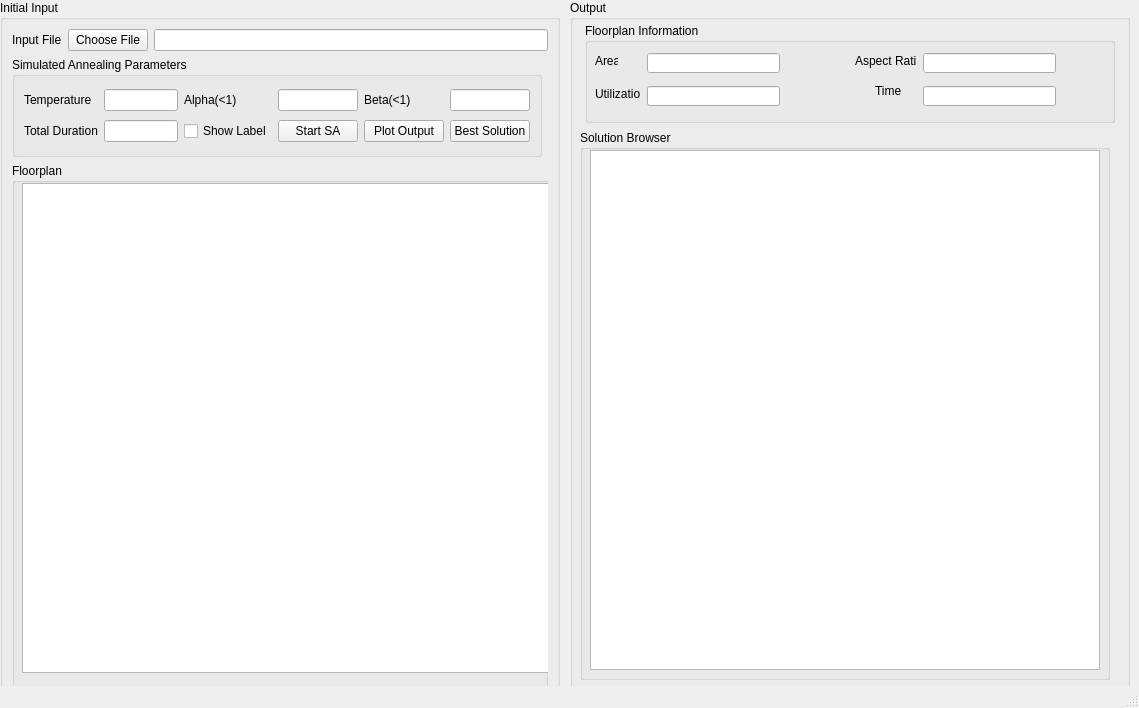
<?xml version="1.0" encoding="UTF-8"?>
<ui version="4.0">
 <class>MainWindow</class>
 <widget class="QMainWindow" name="MainWindow">
  <property name="geometry">
   <rect>
    <x>0</x>
    <y>0</y>
    <width>1139</width>
    <height>708</height>
   </rect>
  </property>
  <property name="windowTitle">
   <string>MainWindow</string>
  </property>
  <widget class="QWidget" name="centralwidget">
   <widget class="QGroupBox" name="grp_out">
    <property name="geometry">
     <rect>
      <x>570</x>
      <y>0</y>
      <width>560</width>
      <height>980</height>
     </rect>
    </property>
    <property name="minimumSize">
     <size>
      <width>560</width>
      <height>980</height>
     </size>
    </property>
    <property name="maximumSize">
     <size>
      <width>560</width>
      <height>980</height>
     </size>
    </property>
    <property name="title">
     <string>Output</string>
    </property>
    <widget class="QLabel" name="lbl_fp_info">
     <property name="geometry">
      <rect>
       <x>15</x>
       <y>553</y>
       <width>530</width>
       <height>417</height>
      </rect>
     </property>
     <property name="text">
      <string/>
     </property>
    </widget>
    <widget class="QGroupBox" name="grp_box_FP_info">
     <property name="geometry">
      <rect>
       <x>15</x>
       <y>23</y>
       <width>530</width>
       <height>100</height>
      </rect>
     </property>
     <property name="minimumSize">
      <size>
       <width>530</width>
       <height>100</height>
      </size>
     </property>
     <property name="maximumSize">
      <size>
       <width>530</width>
       <height>100</height>
      </size>
     </property>
     <property name="title">
      <string>Floorplan Information</string>
     </property>
     <widget class="QLabel" name="lbl_utilize">
      <property name="geometry">
       <rect>
        <x>10</x>
        <y>63</y>
        <width>46</width>
        <height>16</height>
       </rect>
      </property>
      <property name="text">
       <string>Utilization</string>
      </property>
     </widget>
     <widget class="QLineEdit" name="lin_ar_rtio">
      <property name="geometry">
       <rect>
        <x>338</x>
        <y>30</y>
        <width>133</width>
        <height>20</height>
       </rect>
      </property>
     </widget>
     <widget class="QLineEdit" name="lin_area">
      <property name="geometry">
       <rect>
        <x>62</x>
        <y>30</y>
        <width>133</width>
        <height>20</height>
       </rect>
      </property>
     </widget>
     <widget class="QLabel" name="lbl_time">
      <property name="geometry">
       <rect>
        <x>290</x>
        <y>60</y>
        <width>41</width>
        <height>16</height>
       </rect>
      </property>
      <property name="text">
       <string>Time</string>
      </property>
     </widget>
     <widget class="QLabel" name="lbl_area">
      <property name="geometry">
       <rect>
        <x>10</x>
        <y>30</y>
        <width>23</width>
        <height>16</height>
       </rect>
      </property>
      <property name="text">
       <string>Area</string>
      </property>
     </widget>
     <widget class="QLabel" name="lbl_ar_ratio">
      <property name="geometry">
       <rect>
        <x>270</x>
        <y>30</y>
        <width>61</width>
        <height>16</height>
       </rect>
      </property>
      <property name="text">
       <string>Aspect Ratio</string>
      </property>
     </widget>
     <widget class="QLineEdit" name="lin_iter_num">
      <property name="geometry">
       <rect>
        <x>338</x>
        <y>63</y>
        <width>133</width>
        <height>20</height>
       </rect>
      </property>
     </widget>
     <widget class="QLineEdit" name="lin_utilize">
      <property name="geometry">
       <rect>
        <x>62</x>
        <y>63</y>
        <width>133</width>
        <height>20</height>
       </rect>
      </property>
     </widget>
    </widget>
    <widget class="QGroupBox" name="grpbox_fp_sols">
     <property name="geometry">
      <rect>
       <x>10</x>
       <y>130</y>
       <width>530</width>
       <height>550</height>
      </rect>
     </property>
     <property name="minimumSize">
      <size>
       <width>530</width>
       <height>550</height>
      </size>
     </property>
     <property name="maximumSize">
      <size>
       <width>530</width>
       <height>550</height>
      </size>
     </property>
     <property name="title">
      <string>Solution Browser</string>
     </property>
     <widget class="QGraphicsView" name="graph_view_sols">
      <property name="geometry">
       <rect>
        <x>10</x>
        <y>20</y>
        <width>510</width>
        <height>520</height>
       </rect>
      </property>
      <property name="minimumSize">
       <size>
        <width>510</width>
        <height>520</height>
       </size>
      </property>
      <property name="maximumSize">
       <size>
        <width>510</width>
        <height>520</height>
       </size>
      </property>
     </widget>
    </widget>
   </widget>
   <widget class="QGroupBox" name="grp_init">
    <property name="geometry">
     <rect>
      <x>0</x>
      <y>0</y>
      <width>560</width>
      <height>980</height>
     </rect>
    </property>
    <property name="minimumSize">
     <size>
      <width>560</width>
      <height>980</height>
     </size>
    </property>
    <property name="maximumSize">
     <size>
      <width>560</width>
      <height>980</height>
     </size>
    </property>
    <property name="title">
     <string>Initial Input</string>
    </property>
    <layout class="QGridLayout" name="gridLayout_2">
     <item row="2" column="0" colspan="3">
      <widget class="QGroupBox" name="grpbox_fp">
       <property name="title">
        <string>Floorplan</string>
       </property>
       <widget class="QGraphicsView" name="graph_view_layout">
        <property name="geometry">
         <rect>
          <x>10</x>
          <y>20</y>
          <width>530</width>
          <height>490</height>
         </rect>
        </property>
        <property name="minimumSize">
         <size>
          <width>530</width>
          <height>490</height>
         </size>
        </property>
        <property name="maximumSize">
         <size>
          <width>530</width>
          <height>490</height>
         </size>
        </property>
       </widget>
      </widget>
     </item>
     <item row="0" column="0">
      <widget class="QLabel" name="lbl_inp_file">
       <property name="text">
        <string>Input File</string>
       </property>
      </widget>
     </item>
     <item row="0" column="1">
      <widget class="QPushButton" name="btn_inp_file">
       <property name="text">
        <string>Choose File</string>
       </property>
      </widget>
     </item>
     <item row="0" column="2">
      <widget class="QLineEdit" name="lin_cwd"/>
     </item>
     <item row="1" column="0" colspan="3">
      <widget class="QGroupBox" name="grp_box_sa_info">
       <property name="minimumSize">
        <size>
         <width>530</width>
         <height>100</height>
        </size>
       </property>
       <property name="maximumSize">
        <size>
         <width>530</width>
         <height>100</height>
        </size>
       </property>
       <property name="title">
        <string>Simulated Annealing Parameters</string>
       </property>
       <layout class="QGridLayout" name="gridLayout">
        <item row="0" column="0">
         <widget class="QLabel" name="lbl_temp">
          <property name="text">
           <string>Temperature</string>
          </property>
         </widget>
        </item>
        <item row="0" column="1">
         <widget class="QLineEdit" name="lin_temp"/>
        </item>
        <item row="0" column="2">
         <widget class="QLabel" name="lbl_alpha">
          <property name="text">
           <string>Alpha(&lt;1)</string>
          </property>
         </widget>
        </item>
        <item row="0" column="3">
         <widget class="QLineEdit" name="lin_alpha"/>
        </item>
        <item row="0" column="4">
         <widget class="QLabel" name="lbl_beta">
          <property name="text">
           <string>Beta(&lt;1)</string>
          </property>
         </widget>
        </item>
        <item row="0" column="5">
         <widget class="QLineEdit" name="lin_beta"/>
        </item>
        <item row="1" column="5">
         <widget class="QPushButton" name="btn_best">
          <property name="text">
           <string>Best Solution</string>
          </property>
         </widget>
        </item>
        <item row="1" column="4">
         <widget class="QPushButton" name="btn_plt_out">
          <property name="text">
           <string>Plot Output</string>
          </property>
         </widget>
        </item>
        <item row="1" column="3">
         <widget class="QPushButton" name="btn_ok">
          <property name="text">
           <string>Start SA</string>
          </property>
         </widget>
        </item>
        <item row="1" column="0">
         <widget class="QLabel" name="lbl_duration">
          <property name="text">
           <string>Total Duration</string>
          </property>
         </widget>
        </item>
        <item row="1" column="1">
         <widget class="QLineEdit" name="lin_duration"/>
        </item>
        <item row="1" column="2">
         <widget class="QCheckBox" name="check_bx_show_label">
          <property name="text">
           <string>Show Label</string>
          </property>
         </widget>
        </item>
       </layout>
      </widget>
     </item>
    </layout>
   </widget>
  </widget>
  <widget class="QStatusBar" name="statusbar"/>
 </widget>
 <resources/>
 <connections/>
</ui>
